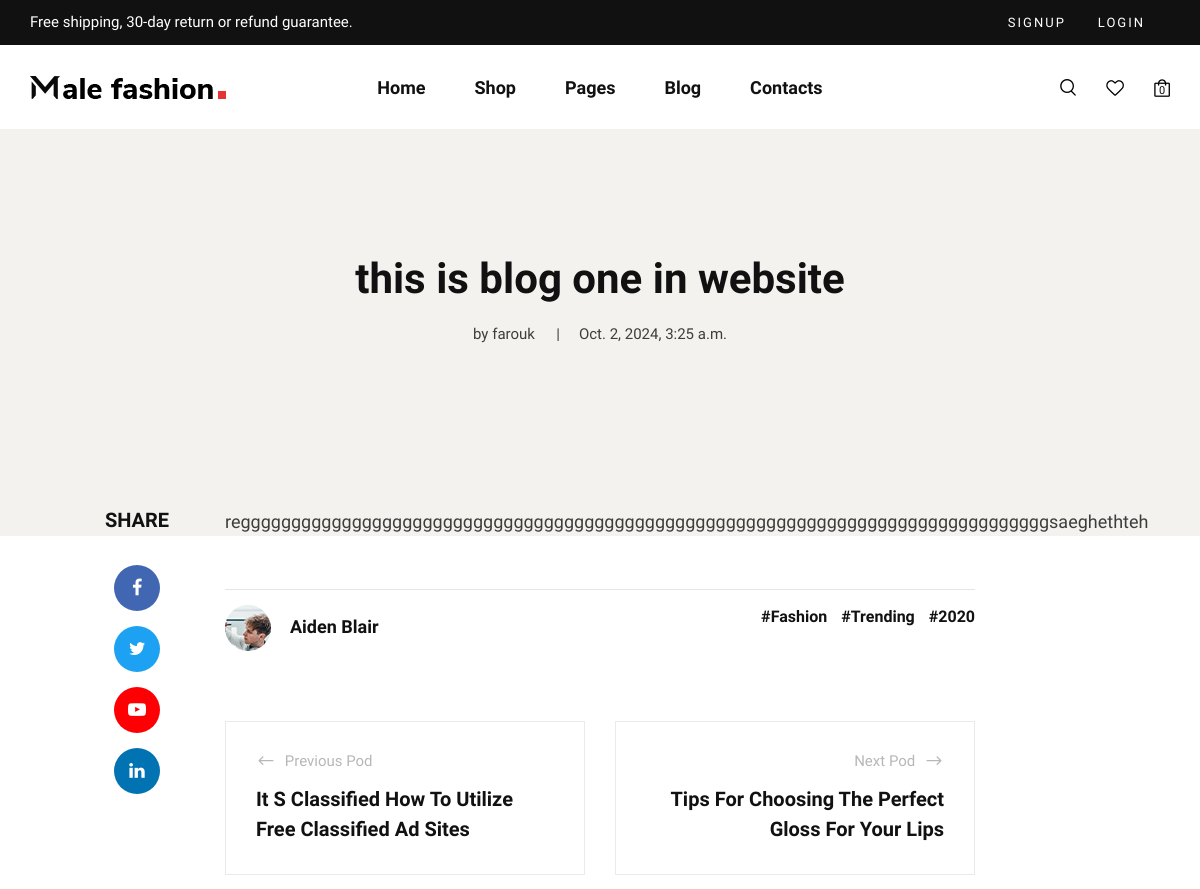
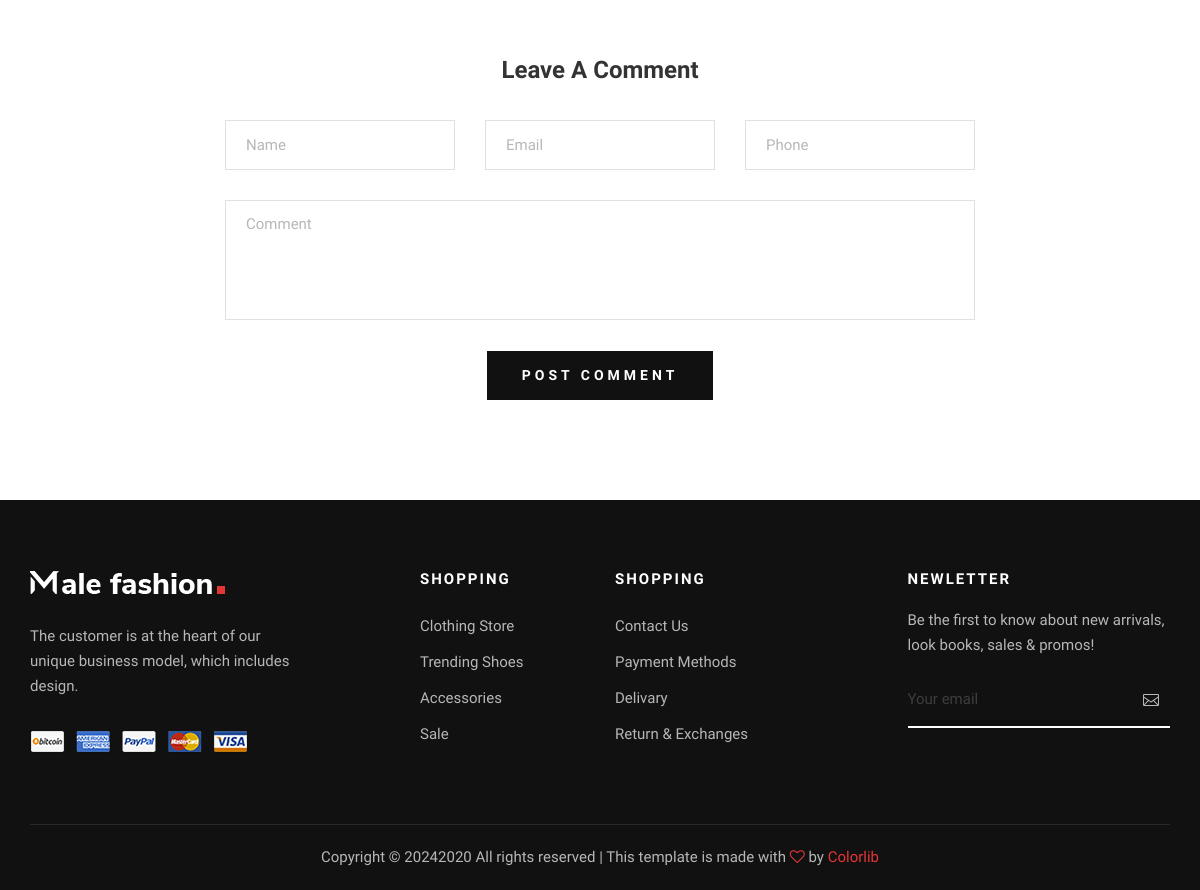
The page /blog_list/this-is-blog-one-in-website on the database as committed earlier (2 pictures, top to bottom).
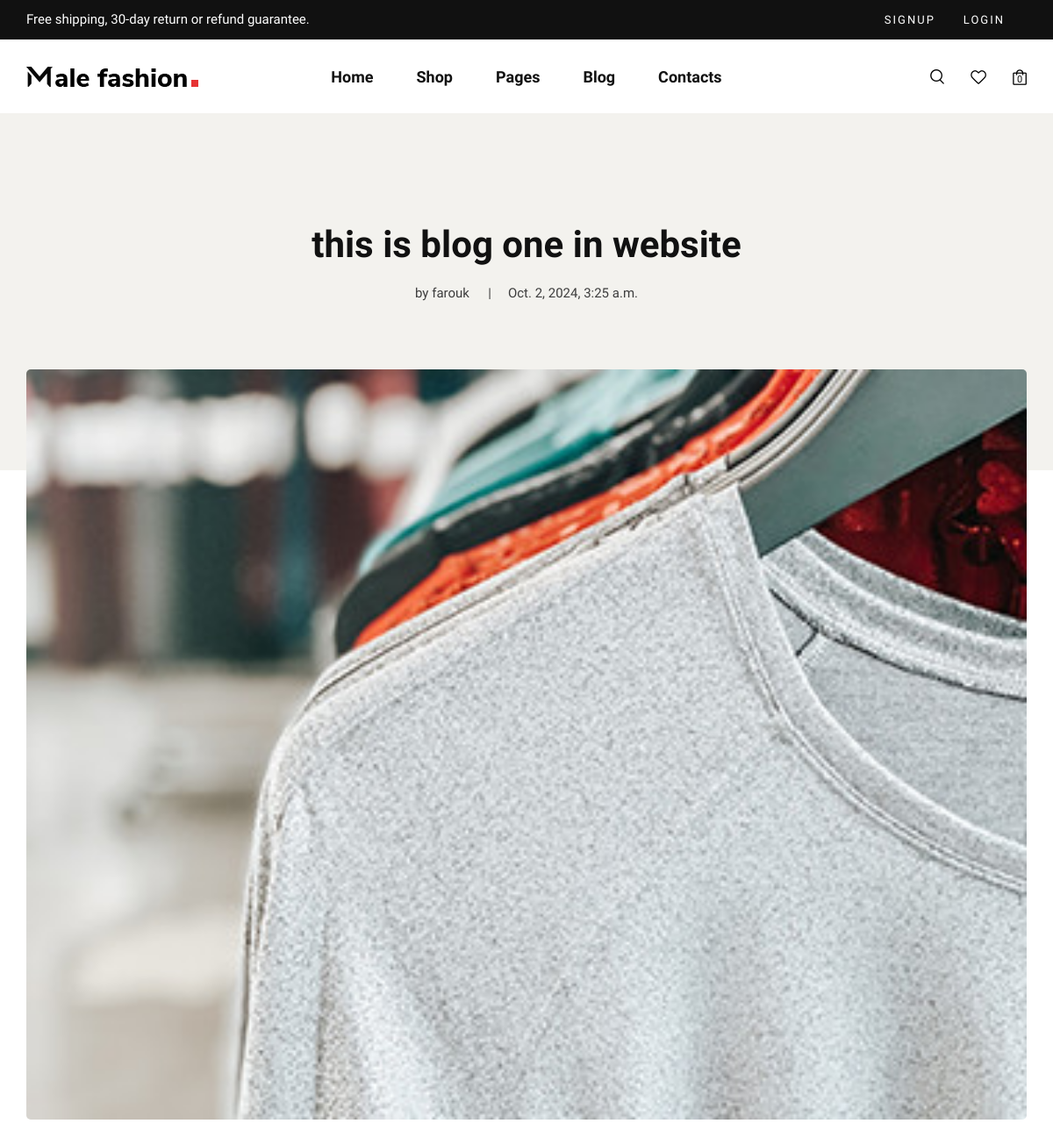
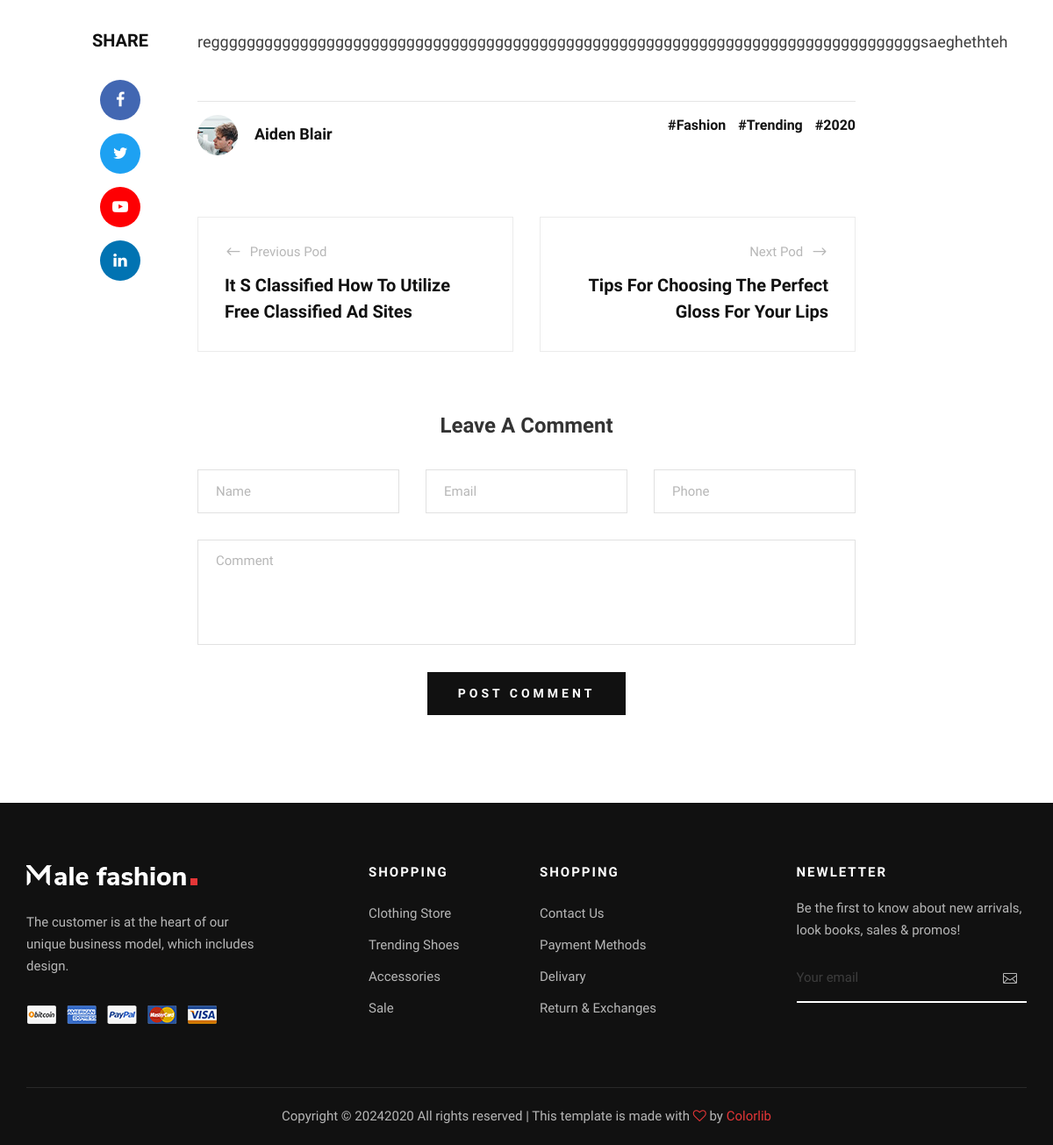
The same page on the database as committed later (2 pictures, top to bottom).
### blogs/models.py (models this page shows, shortened)
class Blog(models.Model):
    BLimage=models.ImageField(upload_to='blogs/%y/%m/%d',verbose_name=_('blog image'))
    BLdate=models.DateTimeField(verbose_name=_('date'))
    BLtitle=models.CharField(max_length=400,verbose_name=_('title'))
    BLdescription=models.TextField(max_length=600,verbose_name=_('description'))
    BLauthor=models.CharField(max_length=100,verbose_name=_('author'),blank=True, null=True)
    slug=models.SlugField(blank=True, null=True)
    class Meta:
        verbose_name = 'Blog'
        verbose_name_plural = 'Blogs'

### blogs/views.py (the view)
# urls.py: path('<str:slug>',views.blog_detail,name='blog_detail'),
def blog_detail(request,slug):
    blog=Blog.objects.get(slug=slug)
    context={
        'blog':blog ,
    }
    return render(request,'blogs/blog_detail.html',context)

### cart/cart.py (called while the page is built)
    def __len__(self):
        return len(self.cart)

### cart/context_processors.py (called while the page is built)
def cart(request):
    return{'cart':Cart(request)}

### templates/blogs/blog_detail.html
{% extends 'base.html' %}
{% block content %}
    <section class="blog-hero spad">
        <div class="container">
            <div class="row d-flex justify-content-center">
                <div class="col-lg-9 text-center">
                    <div class="blog__hero__text">
                        <h2>{{blog.BLtitle}}</h2>
                        <ul>
                            <li>{{blog.BLauthor}}</li>
                            <li>{{blog.BLdate}}</li>
                        </ul>
                    </div>
                </div>
            </div>
        </div>
    </section>
    <section class="blog-details spad">
        <div class="container">
            <div class="row d-flex justify-content-center">
                <div class="col-lg-12">
                    <div class="blog__details__pic">
                        <img src="{{blog.BLimage.url}}" alt="">
                    </div>
                </div>
                <div class="col-lg-8">
                    <div class="blog__details__content">
                        <div class="blog__details__share">
                            <span>share</span>
                            <ul>
                                <li><a href="#"><i class="fa fa-facebook"></i></a></li>
                                <li><a href="#" class="twitter"><i class="fa fa-twitter"></i></a></li>
                                <li><a href="#" class="youtube"><i class="fa fa-youtube-play"></i></a></li>
                                <li><a href="#" class="linkedin"><i class="fa fa-linkedin"></i></a></li>
                            </ul>
                        </div>
                        <div class="blog__details__text">
                          <p>{{blog.BLdescription}}</p>
                        </div>
                        <div class="blog__details__option">
                            <div class="row">
                                <div class="col-lg-6 col-md-6 col-sm-6">
                                    <div class="blog__details__author">
                                        <div class="blog__details__author__pic">
                                            <img src="img/blog/details/blog-author.jpg" alt="">
                                        </div>
                                        <div class="blog__details__author__text">
                                            <h5>Aiden Blair</h5>
                                        </div>
                                    </div>
                                </div>
                                <div class="col-lg-6 col-md-6 col-sm-6">
                                    <div class="blog__details__tags">
                                        <a href="#">#Fashion</a>
                                        <a href="#">#Trending</a>
                                        <a href="#">#2020</a>
                                    </div>
                                </div>
                            </div>
                        </div>
                        <div class="blog__details__btns">
                            <div class="row">
                                <div class="col-lg-6 col-md-6 col-sm-6">
                                    <a href="" class="blog__details__btns__item">
                                        <p><span class="arrow_left"></span> Previous Pod</p>
                                        <h5>It S Classified How To Utilize Free Classified Ad Sites</h5>
                                    </a>
                                </div>
                                <div class="col-lg-6 col-md-6 col-sm-6">
                                    <a href="" class="blog__details__btns__item blog__details__btns__item--next">
                                        <p>Next Pod <span class="arrow_right"></span></p>
                                        <h5>Tips For Choosing The Perfect Gloss For Your Lips</h5>
                                    </a>
                                </div>
                            </div>
                        </div>
                        <div class="blog__details__comment">
                            <h4>Leave A Comment</h4>
                            <form action="#">
                                <div class="row">
                                    <div class="col-lg-4 col-md-4">
                                        <input type="text" placeholder="Name">
                                    </div>
                                    <div class="col-lg-4 col-md-4">
                                        <input type="text" placeholder="Email">
                                    </div>
                                    <div class="col-lg-4 col-md-4">
                                        <input type="text" placeholder="Phone">
                                    </div>
                                    <div class="col-lg-12 text-center">
                                        <textarea placeholder="Comment"></textarea>
                                        <button type="submit" class="site-btn">Post Comment</button>
                                    </div>
                                </div>
                            </form>
                        </div>
                    </div>
                </div>
            </div>
        </div>
    </section>
{% endblock content %}

### templates/base.html (shortened to what this page needs)
{% load static %}
<!DOCTYPE html>
<html lang="zxx">
<head>
    <link rel="stylesheet" href="{%static 'css/bootstrap.min.css' %}" type="text/css">
    <link rel="stylesheet" href="{%static 'css/font-awesome.min.css' %}" type="text/css">
    <link rel="stylesheet" href="{%static 'css/elegant-icons.css' %}" type="text/css">
    <link rel="stylesheet" href="{%static 'css/magnific-popup.css' %}" type="text/css">
    <link rel="stylesheet" href="{%static 'css/nice-select.css' %}" type="text/css">
    <link rel="stylesheet" href="{%static 'css/owl.carousel.min.css' %}" type="text/css">
    <link rel="stylesheet" href="{%static 'css/slicknav.min.css' %}" type="text/css">
    <link rel="stylesheet" href="{%static 'css/style.css' %}" type="text/css">
</head>
{% include 'parts/navbar.html' %}
{% block content %}
{% endblock content %}
{% include 'parts/footer.html' %}
</body>
</html>

### templates/parts/navbar.html (shortened to what this page needs)
{% load static %}
<body>
    <header class="header">
        <div class="header__top">
            <div class="container">
                <div class="row">
                    <div class="col-lg-6 col-md-7">
                        <div class="header__top__left">
                            <p>Free shipping, 30-day return or refund guarantee.</p>
                        </div>
                    </div>
                    {% if request.user.is_authenticated %}
                    <div class="col-lg-6 col-md-5">
                        <div class="header__top__right">
                            <div class="header__top__links">
                                <a href="{% url 'pages:logout' %}">Logout</a>
                            </div>
                        </div>
                    </div>
                    {% else %}
                    <div class="col-lg-6 col-md-5">
                        <div class="header__top__right">
                            <div class="header__top__links">
                                <a href="{%url 'pages:signup'%}">SignUp</a>
                                <a href="{% url 'pages:login' %}">Login</a>
                            </div>
                        </div>
                    </div>
                    {% endif %}
                </div>
            </div>
        </div>
        <div class="container">
            <div class="row">
                <div class="col-lg-3 col-md-3">
                    <div class="header__logo">
                        <a href="{% url 'pages:index' %}"><img src="{%static 'img/logo.png' %}" alt=""></a>
                    </div>
                </div>
                <div class="col-lg-6 col-md-6">
                    <nav class="header__menu mobile-menu">
                        <ul>
                            <li ><a href="{% url 'pages:index' %}">Home</a></li>
                            <li ><a href="{% url 'pages:product_list' %}">Shop</a></li>
                            <li><a href="#">Pages</a>
                            </li>
                            <li><a href="{% url 'blog_list:blog_list' %}">Blog</a></li>
                            <li><a href="./contact.html">Contacts</a></li>
                        </ul>
                    </nav>
                </div>
                <div class="col-lg-3 col-md-3">
                    <div class="header__nav__option">
                        <a href="#" class="search-switch"><img src="{%static 'img/icon/search.png' %}" alt=""></a>
                        <a href="#"><img src="{%static 'img/icon/heart.png' %}" alt=""></a>
                        <a href="{%url 'cart_summary'%}"><img src="{%static 'img/icon/cart.png' %}" alt="" > <span id="cart_quantity">{{ cart|length }}
                        </span></a>
                    </div>
                </div>
            </div>
        </div>
    </header>

### templates/parts/footer.html (shortened to what this page needs)
    <footer class="footer">
        <div class="container">
            <div class="row">
                <div class="col-lg-3 col-md-6 col-sm-6">
                    <div class="footer__about">
                        <div class="footer__logo">
                            <a href="#"><img src="img/footer-logo.png" alt=""></a>
                        </div>
                        <p>The customer is at the heart of our unique business model, which includes design.</p>
                        <a href="#"><img src="img/payment.png" alt=""></a>
                    </div>
                </div>
                <div class="col-lg-2 offset-lg-1 col-md-3 col-sm-6">
                    <div class="footer__widget">
                        <h6>Shopping</h6>
                        <ul>
                            <li><a href="#">Clothing Store</a></li>
                            <li><a href="#">Trending Shoes</a></li>
                            <li><a href="#">Accessories</a></li>
                            <li><a href="#">Sale</a></li>
                        </ul>
                    </div>
                </div>
                <div class="col-lg-2 col-md-3 col-sm-6">
                    <div class="footer__widget">
                        <h6>Shopping</h6>
                        <ul>
                            <li><a href="#">Contact Us</a></li>
                            <li><a href="#">Payment Methods</a></li>
                            <li><a href="#">Delivary</a></li>
                            <li><a href="#">Return & Exchanges</a></li>
                        </ul>
                    </div>
                </div>
                <div class="col-lg-3 offset-lg-1 col-md-6 col-sm-6">
                    <div class="footer__widget">
                        <h6>NewLetter</h6>
                        <div class="footer__newslatter">
                            <p>Be the first to know about new arrivals, look books, sales & promos!</p>
                            <form action="#">
                                <input type="text" placeholder="Your email">
                                <button type="submit"><span class="icon_mail_alt"></span></button>
                            </form>
                        </div>
                    </div>
                </div>
            </div>
            <div class="row">
                <div class="col-lg-12 text-center">
                    <div class="footer__copyright__text">
                        <p>Copyright ©
                            2020
                            All rights reserved | This template is made with <i class="fa fa-heart-o"
                            aria-hidden="true"></i> by <a href="https://colorlib.com" target="_blank">Colorlib</a>
                        </p>
                    </div>
                </div>
            </div>
        </div>
    </footer>

Rows that differ between the two databases and show on the page:
changed Blog "this is blog one in website": BLimage: picture added
